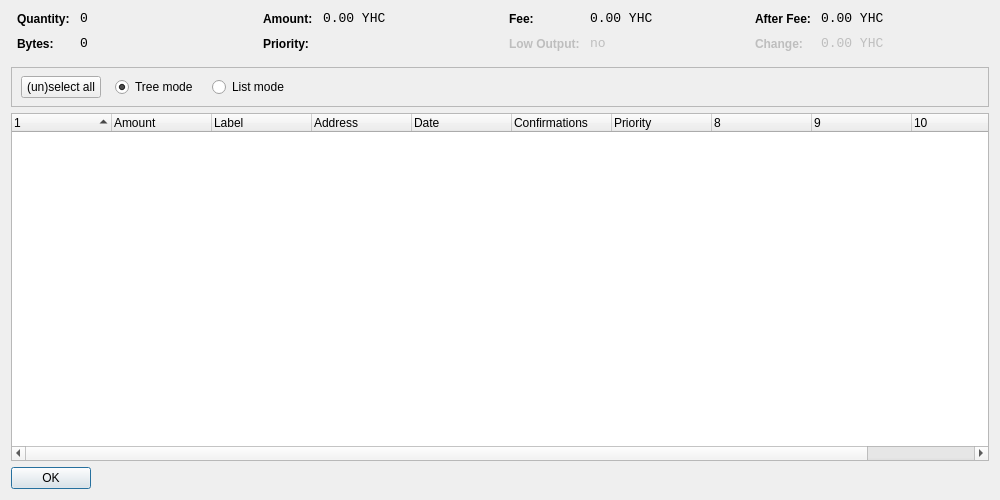
<?xml version="1.0" encoding="UTF-8"?>
<ui version="4.0">
 <class>CoinControlDialog</class>
 <widget class="QDialog" name="CoinControlDialog">
  <property name="geometry">
   <rect>
    <x>0</x>
    <y>0</y>
    <width>1000</width>
    <height>500</height>
   </rect>
  </property>
  <property name="windowTitle">
   <string>Coin Control</string>
  </property>
  <layout class="QVBoxLayout" name="verticalLayout">
   <item>
    <layout class="QHBoxLayout" name="horizontalLayoutTop" stretch="0,0,0,0">
     <property name="topMargin">
      <number>0</number>
     </property>
     <property name="bottomMargin">
      <number>10</number>
     </property>
     <item>
      <layout class="QFormLayout" name="formLayoutCoinControl1">
       <property name="horizontalSpacing">
        <number>10</number>
       </property>
       <property name="verticalSpacing">
        <number>10</number>
       </property>
       <property name="leftMargin">
        <number>6</number>
       </property>
       <property name="rightMargin">
        <number>6</number>
       </property>
       <item row="0" column="0">
        <widget class="QLabel" name="labelCoinControlQuantityText">
         <property name="styleSheet">
          <string notr="true">font-weight:bold;</string>
         </property>
         <property name="text">
          <string>Quantity:</string>
         </property>
        </widget>
       </item>
       <item row="0" column="1">
        <widget class="QLabel" name="labelCoinControlQuantity">
         <property name="font">
          <font>
           <family>Monospace</family>
           <pointsize>10</pointsize>
          </font>
         </property>
         <property name="cursor">
          <cursorShape>IBeamCursor</cursorShape>
         </property>
         <property name="contextMenuPolicy">
          <enum>Qt::ActionsContextMenu</enum>
         </property>
         <property name="text">
          <string notr="true">0</string>
         </property>
         <property name="textInteractionFlags">
          <set>Qt::LinksAccessibleByMouse|Qt::TextSelectableByKeyboard|Qt::TextSelectableByMouse</set>
         </property>
        </widget>
       </item>
       <item row="1" column="0">
        <widget class="QLabel" name="labelCoinControlBytesText">
         <property name="styleSheet">
          <string notr="true">font-weight:bold;</string>
         </property>
         <property name="text">
          <string>Bytes:</string>
         </property>
        </widget>
       </item>
       <item row="1" column="1">
        <widget class="QLabel" name="labelCoinControlBytes">
         <property name="font">
          <font>
           <family>Monospace</family>
           <pointsize>10</pointsize>
          </font>
         </property>
         <property name="cursor">
          <cursorShape>IBeamCursor</cursorShape>
         </property>
         <property name="contextMenuPolicy">
          <enum>Qt::ActionsContextMenu</enum>
         </property>
         <property name="text">
          <string notr="true">0</string>
         </property>
         <property name="textInteractionFlags">
          <set>Qt::LinksAccessibleByMouse|Qt::TextSelectableByKeyboard|Qt::TextSelectableByMouse</set>
         </property>
        </widget>
       </item>
      </layout>
     </item>
     <item>
      <layout class="QFormLayout" name="formLayoutCoinControl2">
       <property name="horizontalSpacing">
        <number>10</number>
       </property>
       <property name="verticalSpacing">
        <number>10</number>
       </property>
       <property name="leftMargin">
        <number>6</number>
       </property>
       <property name="rightMargin">
        <number>6</number>
       </property>
       <item row="0" column="0">
        <widget class="QLabel" name="labelCoinControlAmountText">
         <property name="styleSheet">
          <string notr="true">font-weight:bold;</string>
         </property>
         <property name="text">
          <string>Amount:</string>
         </property>
        </widget>
       </item>
       <item row="0" column="1">
        <widget class="QLabel" name="labelCoinControlAmount">
         <property name="font">
          <font>
           <family>Monospace</family>
           <pointsize>10</pointsize>
          </font>
         </property>
         <property name="cursor">
          <cursorShape>IBeamCursor</cursorShape>
         </property>
         <property name="contextMenuPolicy">
          <enum>Qt::ActionsContextMenu</enum>
         </property>
         <property name="text">
          <string notr="true">0.00 YHC</string>
         </property>
         <property name="textInteractionFlags">
          <set>Qt::LinksAccessibleByMouse|Qt::TextSelectableByKeyboard|Qt::TextSelectableByMouse</set>
         </property>
        </widget>
       </item>
       <item row="1" column="0">
        <widget class="QLabel" name="labelCoinControlPriorityText">
         <property name="styleSheet">
          <string notr="true">font-weight:bold;</string>
         </property>
         <property name="text">
          <string>Priority:</string>
         </property>
        </widget>
       </item>
       <item row="1" column="1">
        <widget class="QLabel" name="labelCoinControlPriority">
         <property name="font">
          <font>
           <family>Monospace</family>
           <pointsize>10</pointsize>
          </font>
         </property>
         <property name="cursor">
          <cursorShape>IBeamCursor</cursorShape>
         </property>
         <property name="contextMenuPolicy">
          <enum>Qt::ActionsContextMenu</enum>
         </property>
         <property name="text">
          <string/>
         </property>
         <property name="textInteractionFlags">
          <set>Qt::LinksAccessibleByMouse|Qt::TextSelectableByKeyboard|Qt::TextSelectableByMouse</set>
         </property>
        </widget>
       </item>
      </layout>
     </item>
     <item>
      <layout class="QFormLayout" name="formLayoutCoinControl3">
       <property name="horizontalSpacing">
        <number>10</number>
       </property>
       <property name="verticalSpacing">
        <number>10</number>
       </property>
       <property name="leftMargin">
        <number>6</number>
       </property>
       <property name="rightMargin">
        <number>6</number>
       </property>
       <item row="0" column="0">
        <widget class="QLabel" name="labelCoinControlFeeText">
         <property name="styleSheet">
          <string notr="true">font-weight:bold;</string>
         </property>
         <property name="text">
          <string>Fee:</string>
         </property>
        </widget>
       </item>
       <item row="0" column="1">
        <widget class="QLabel" name="labelCoinControlFee">
         <property name="font">
          <font>
           <family>Monospace</family>
           <pointsize>10</pointsize>
          </font>
         </property>
         <property name="cursor">
          <cursorShape>IBeamCursor</cursorShape>
         </property>
         <property name="contextMenuPolicy">
          <enum>Qt::ActionsContextMenu</enum>
         </property>
         <property name="text">
          <string notr="true">0.00 YHC</string>
         </property>
         <property name="textInteractionFlags">
          <set>Qt::LinksAccessibleByMouse|Qt::TextSelectableByKeyboard|Qt::TextSelectableByMouse</set>
         </property>
        </widget>
       </item>
       <item row="1" column="0">
        <widget class="QLabel" name="labelCoinControlLowOutputText">
         <property name="enabled">
          <bool>false</bool>
         </property>
         <property name="styleSheet">
          <string notr="true">font-weight:bold;</string>
         </property>
         <property name="text">
          <string>Low Output:</string>
         </property>
        </widget>
       </item>
       <item row="1" column="1">
        <widget class="QLabel" name="labelCoinControlLowOutput">
         <property name="enabled">
          <bool>false</bool>
         </property>
         <property name="font">
          <font>
           <family>Monospace</family>
           <pointsize>10</pointsize>
          </font>
         </property>
         <property name="cursor">
          <cursorShape>IBeamCursor</cursorShape>
         </property>
         <property name="contextMenuPolicy">
          <enum>Qt::ActionsContextMenu</enum>
         </property>
         <property name="text">
          <string notr="true">no</string>
         </property>
         <property name="textInteractionFlags">
          <set>Qt::LinksAccessibleByMouse|Qt::TextSelectableByKeyboard|Qt::TextSelectableByMouse</set>
         </property>
        </widget>
       </item>
      </layout>
     </item>
     <item>
      <layout class="QFormLayout" name="formLayoutCoinControl4">
       <property name="horizontalSpacing">
        <number>10</number>
       </property>
       <property name="verticalSpacing">
        <number>10</number>
       </property>
       <property name="leftMargin">
        <number>6</number>
       </property>
       <property name="rightMargin">
        <number>6</number>
       </property>
       <item row="0" column="0">
        <widget class="QLabel" name="labelCoinControlAfterFeeText">
         <property name="styleSheet">
          <string notr="true">font-weight:bold;</string>
         </property>
         <property name="text">
          <string>After Fee:</string>
         </property>
        </widget>
       </item>
       <item row="0" column="1">
        <widget class="QLabel" name="labelCoinControlAfterFee">
         <property name="font">
          <font>
           <family>Monospace</family>
           <pointsize>10</pointsize>
          </font>
         </property>
         <property name="cursor">
          <cursorShape>IBeamCursor</cursorShape>
         </property>
         <property name="contextMenuPolicy">
          <enum>Qt::ActionsContextMenu</enum>
         </property>
         <property name="text">
          <string notr="true">0.00 YHC</string>
         </property>
         <property name="textInteractionFlags">
          <set>Qt::LinksAccessibleByMouse|Qt::TextSelectableByKeyboard|Qt::TextSelectableByMouse</set>
         </property>
        </widget>
       </item>
       <item row="1" column="0">
        <widget class="QLabel" name="labelCoinControlChangeText">
         <property name="enabled">
          <bool>false</bool>
         </property>
         <property name="styleSheet">
          <string notr="true">font-weight:bold;</string>
         </property>
         <property name="text">
          <string>Change:</string>
         </property>
        </widget>
       </item>
       <item row="1" column="1">
        <widget class="QLabel" name="labelCoinControlChange">
         <property name="enabled">
          <bool>false</bool>
         </property>
         <property name="font">
          <font>
           <family>Monospace</family>
           <pointsize>10</pointsize>
          </font>
         </property>
         <property name="cursor">
          <cursorShape>IBeamCursor</cursorShape>
         </property>
         <property name="contextMenuPolicy">
          <enum>Qt::ActionsContextMenu</enum>
         </property>
         <property name="text">
          <string notr="true">0.00 YHC</string>
         </property>
         <property name="textInteractionFlags">
          <set>Qt::LinksAccessibleByMouse|Qt::TextSelectableByKeyboard|Qt::TextSelectableByMouse</set>
         </property>
        </widget>
       </item>
      </layout>
     </item>
    </layout>
   </item>
   <item>
    <widget class="QFrame" name="frame">
     <property name="minimumSize">
      <size>
       <width>0</width>
       <height>40</height>
      </size>
     </property>
     <property name="frameShape">
      <enum>QFrame::StyledPanel</enum>
     </property>
     <property name="frameShadow">
      <enum>QFrame::Sunken</enum>
     </property>
     <widget class="QWidget" name="horizontalLayoutWidget">
      <property name="geometry">
       <rect>
        <x>10</x>
        <y>0</y>
        <width>781</width>
        <height>41</height>
       </rect>
      </property>
      <layout class="QHBoxLayout" name="horizontalLayoutPanel" stretch="0,0,0,0,0">
       <property name="spacing">
        <number>14</number>
       </property>
       <item>
        <widget class="QPushButton" name="pushButtonSelectAll">
         <property name="sizePolicy">
          <sizepolicy hsizetype="Maximum" vsizetype="Fixed">
           <horstretch>0</horstretch>
           <verstretch>0</verstretch>
          </sizepolicy>
         </property>
         <property name="text">
          <string>(un)select all</string>
         </property>
        </widget>
       </item>
       <item>
        <widget class="QRadioButton" name="radioTreeMode">
         <property name="sizePolicy">
          <sizepolicy hsizetype="Maximum" vsizetype="Fixed">
           <horstretch>0</horstretch>
           <verstretch>0</verstretch>
          </sizepolicy>
         </property>
         <property name="text">
          <string>Tree mode</string>
         </property>
         <property name="checked">
          <bool>true</bool>
         </property>
        </widget>
       </item>
       <item>
        <widget class="QRadioButton" name="radioListMode">
         <property name="sizePolicy">
          <sizepolicy hsizetype="Maximum" vsizetype="Fixed">
           <horstretch>0</horstretch>
           <verstretch>0</verstretch>
          </sizepolicy>
         </property>
         <property name="text">
          <string>List mode</string>
         </property>
        </widget>
       </item>
       <item>
        <spacer name="horizontalSpacer">
         <property name="orientation">
          <enum>Qt::Horizontal</enum>
         </property>
         <property name="sizeHint" stdset="0">
          <size>
           <width>40</width>
           <height>20</height>
          </size>
         </property>
        </spacer>
       </item>
      </layout>
     </widget>
    </widget>
   </item>
   <item>
    <widget class="CoinControlTreeWidget" name="treeWidget">
     <property name="contextMenuPolicy">
      <enum>Qt::CustomContextMenu</enum>
     </property>
     <property name="sortingEnabled">
      <bool>false</bool>
     </property>
     <property name="columnCount">
      <number>11</number>
     </property>
     <attribute name="headerShowSortIndicator" stdset="0">
      <bool>true</bool>
     </attribute>
     <attribute name="headerStretchLastSection">
      <bool>false</bool>
     </attribute>
     <column>
      <property name="text">
       <string/>
      </property>
     </column>
     <column>
      <property name="text">
       <string>Amount</string>
      </property>
     </column>
     <column>
      <property name="text">
       <string>Label</string>
      </property>
     </column>
     <column>
      <property name="text">
       <string>Address</string>
      </property>
     </column>
     <column>
      <property name="text">
       <string>Date</string>
      </property>
     </column>
     <column>
      <property name="text">
       <string>Confirmations</string>
      </property>
      <property name="toolTip">
       <string>Confirmed</string>
      </property>
     </column>
     <column>
      <property name="text">
       <string>Priority</string>
      </property>
     </column>
     <column>
      <property name="text">
       <string/>
      </property>
     </column>
     <column>
      <property name="text">
       <string/>
      </property>
     </column>
     <column>
      <property name="text">
       <string/>
      </property>
     </column>
     <column>
      <property name="text">
       <string/>
      </property>
     </column>
    </widget>
   </item>
   <item>
    <widget class="QDialogButtonBox" name="buttonBox">
     <property name="sizePolicy">
      <sizepolicy hsizetype="Maximum" vsizetype="Fixed">
       <horstretch>0</horstretch>
       <verstretch>0</verstretch>
      </sizepolicy>
     </property>
     <property name="orientation">
      <enum>Qt::Horizontal</enum>
     </property>
     <property name="standardButtons">
      <set>QDialogButtonBox::Ok</set>
     </property>
    </widget>
   </item>
  </layout>
 </widget>
 <customwidgets>
  <customwidget>
   <class>CoinControlTreeWidget</class>
   <extends>QTreeWidget</extends>
   <header>coincontroltreewidget.h</header>
  </customwidget>
 </customwidgets>
 <resources/>
 <connections/>
</ui>
